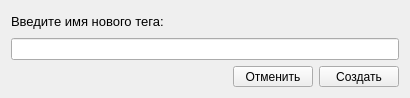
<?xml version="1.0" encoding="UTF-8"?>
<ui version="4.0">
 <class>TableView</class>
 <widget class="QWidget" name="TableView">
  <property name="geometry">
   <rect>
    <x>0</x>
    <y>0</y>
    <width>410</width>
    <height>98</height>
   </rect>
  </property>
  <property name="minimumSize">
   <size>
    <width>410</width>
    <height>98</height>
   </size>
  </property>
  <property name="maximumSize">
   <size>
    <width>547</width>
    <height>98</height>
   </size>
  </property>
  <property name="windowTitle">
   <string>Form</string>
  </property>
  <layout class="QGridLayout" name="gridLayout">
   <item row="0" column="0">
    <widget class="QLabel" name="label">
     <property name="font">
      <font>
       <pointsize>10</pointsize>
      </font>
     </property>
     <property name="text">
      <string>Введите имя нового тега:</string>
     </property>
    </widget>
   </item>
   <item row="1" column="0" colspan="3">
    <widget class="QLineEdit" name="lineEdit"/>
   </item>
   <item row="2" column="1">
    <widget class="QPushButton" name="pushButton_cancel">
     <property name="minimumSize">
      <size>
       <width>80</width>
       <height>21</height>
      </size>
     </property>
     <property name="maximumSize">
      <size>
       <width>80</width>
       <height>21</height>
      </size>
     </property>
     <property name="text">
      <string>Отменить</string>
     </property>
    </widget>
   </item>
   <item row="2" column="2">
    <widget class="QPushButton" name="pushButton_apply">
     <property name="minimumSize">
      <size>
       <width>80</width>
       <height>21</height>
      </size>
     </property>
     <property name="maximumSize">
      <size>
       <width>80</width>
       <height>21</height>
      </size>
     </property>
     <property name="text">
      <string>Создать</string>
     </property>
    </widget>
   </item>
  </layout>
 </widget>
 <resources/>
 <connections/>
</ui>
